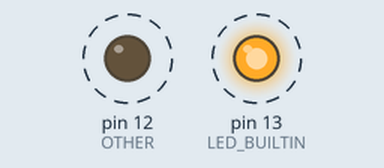
Recording of a sketch running on a simulated Arduino Uno, built with avr-gcc and run on an emulated ATmega328P. Parts: output pins drawn as LEDs (lit = HIGH). Dashed ring = blinking. What the sketch prints to the serial monitor is not drawn.

Above: at 0.5 s.
Timing chart, 0 to 4.6 s (numbered marks = the images above):
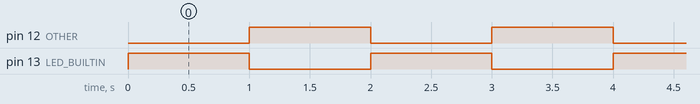

The sketch:

Blink.ino
```cpp
//전역변수 선언
const int OTHER = 12;
/*
  This program blinks pin 13 of the Arduino (the
  built-in LED)
  초기화 함수. 프로그램시 시작시 최초1회만 호출.
*/
void setup()
{

  //Serial통신 초기화
  //baurate 통신속도 지정
  Serial.begin(9600);

  // 해당 핀의 입출력여부
  // 13핀 : 전압(전원역할)
  pinMode(LED_BUILTIN, OUTPUT);
  pinMode(OTHER, OUTPUT);
}
/*
 반복실행 함수
*/
void loop()
{
  // turn the LED on (HIGH is the voltage level)
  digitalWrite(LED_BUILTIN, HIGH);
  digitalWrite(OTHER, LOW);
  Serial.print("13 : ");
  Serial.print(HIGH);
  Serial.print(", 12 : ");
  Serial.println(LOW);
  delay(1000); // Wait for 1000 millisecond(s)
  // turn the LED off by making the voltage LOW
  digitalWrite(LED_BUILTIN, LOW);
  digitalWrite(OTHER, HIGH);
 Serial.print("13 : ");
  Serial.print(LOW);
  Serial.print(", 12 : ");
  Serial.println(HIGH);
  delay(1000); // Wait for 1000 millisecond(s)
}
```

Measured:
- by itself, pin 12 (OTHER), pin 13 (LED_BUILTIN): alternates HIGH for 1.0 s and LOW for 1.0 s
